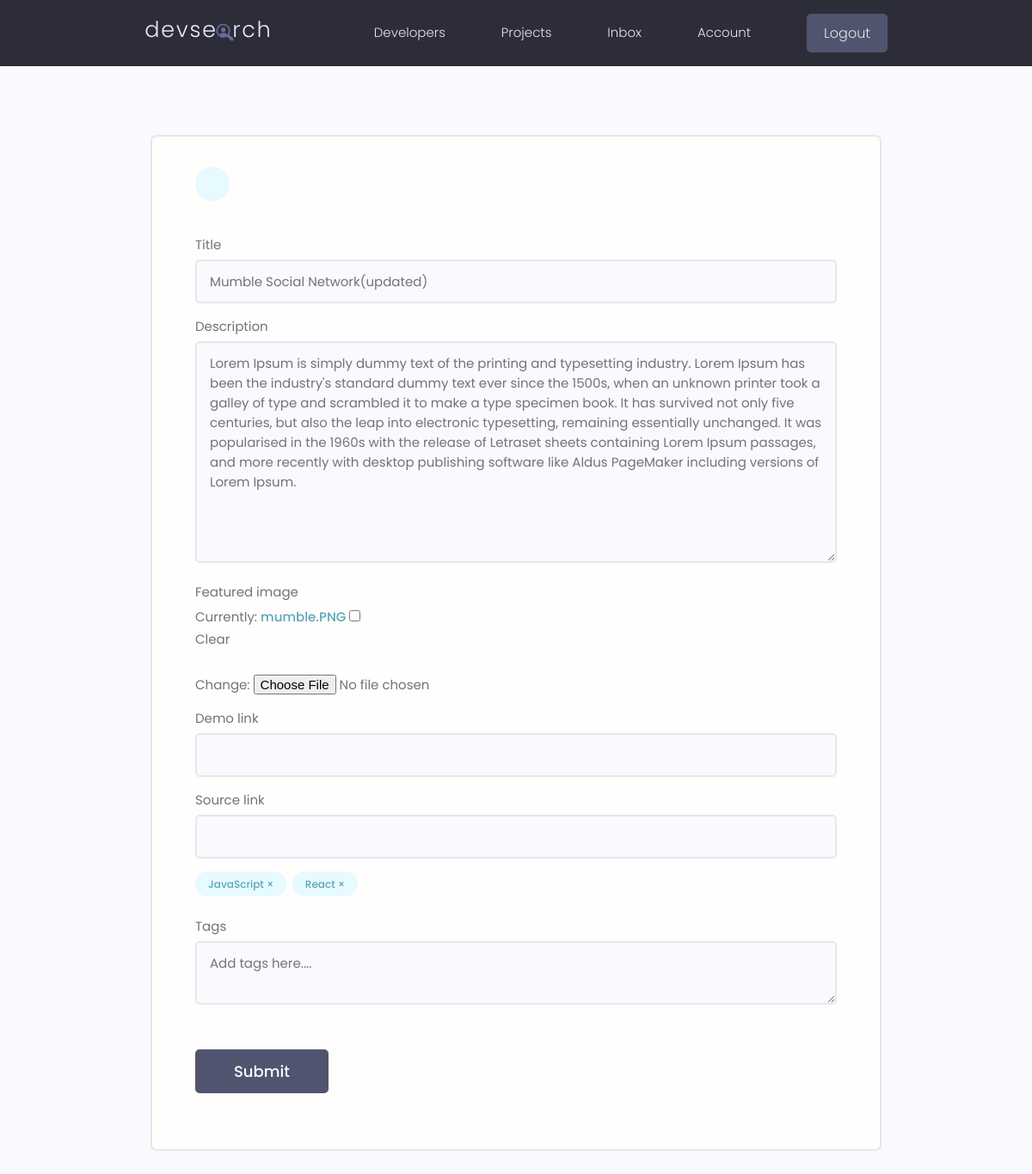
Page /update-project/7c17d297-cb13-4e3e-9240-6260929888cd/ (signed in) on the earlier database version.
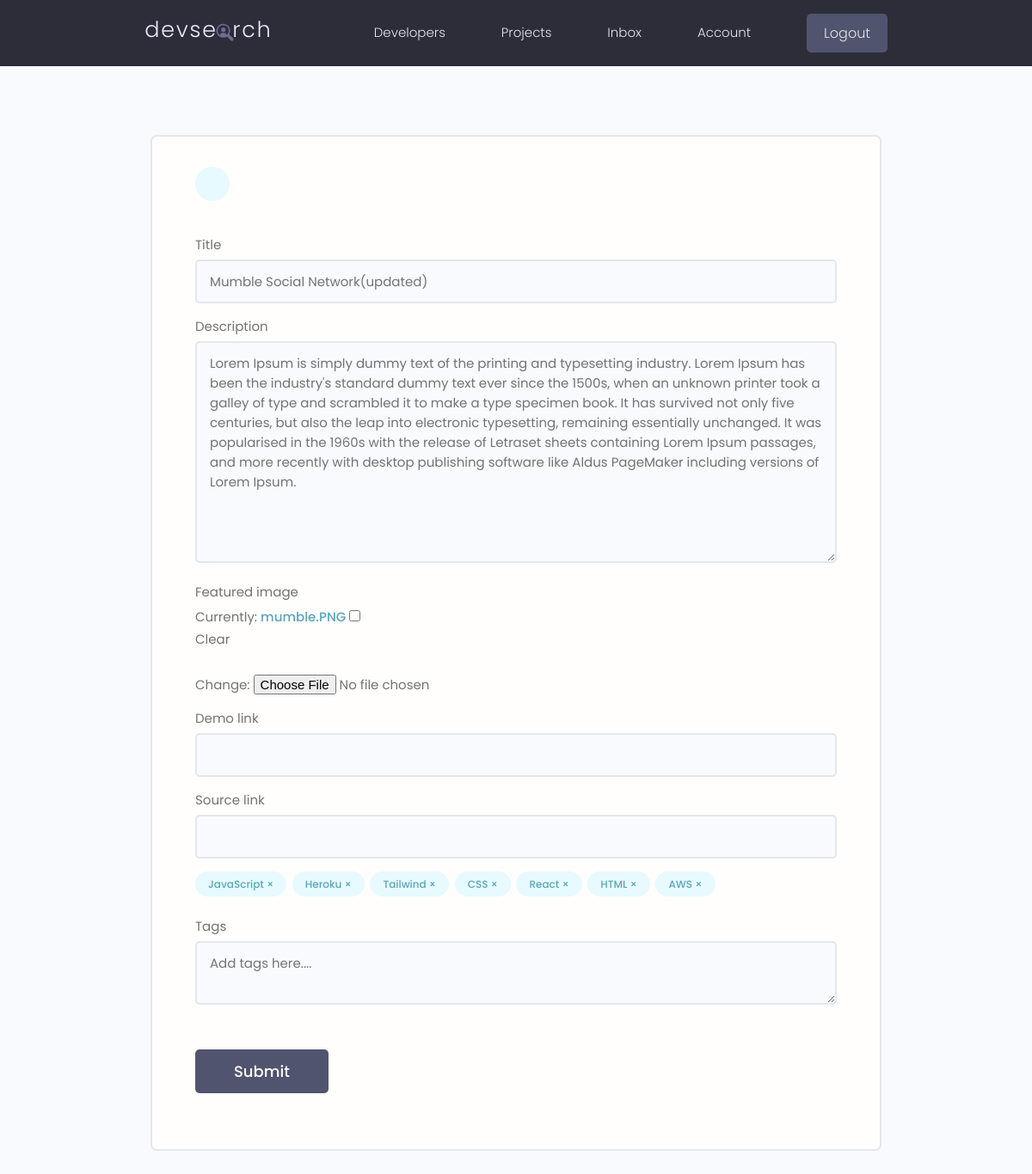
Same page on the later database version.
### projects/models.py (models this page shows, shortened)
class Project(models.Model) :
    owner=models.ForeignKey(Profile, null=True,blank=True, on_delete=models.CASCADE)
    title= models.CharField(max_length=200)
    description=models.TextField(null=True, blank=True)
    featured_image=models.ImageField(null=True, blank=True,default="default.jpg")
    demo_link = models.CharField(max_length=2000, null=True,blank=True)
    source_link = models.CharField(max_length=2000,null=True,blank=True)
    tags=models.ManyToManyField('Tag', blank=True)
    vote_total=models.IntegerField(default=0,null=True,blank=True)
    vote_ratio=models.IntegerField(default=0,null=True,blank=True)
    created=models.DateTimeField(auto_now_add=True)
    id=models.UUIDField(default=uuid.uuid4,unique=True, primary_key=True,editable=False)
    class Meta :
        ordering = ['-vote_ratio','-vote_total','title'] # will give oldest first

class Tag(models.Model) :
    name=models.CharField(max_length=300)
    created=models.DateTimeField(auto_now_add=True)
    id=models.UUIDField(default=uuid.uuid4,unique=True, primary_key=True,editable=False)

### projects/views.py (the view, shortened to what this page needs)
# urls.py: path('update-project/<str:pk>/',views.updateProject,name="update-project"),
@login_required(login_url="login")
def updateProject(request,pk) :
    profile=request.user.profile
    project=profile.project_set.get(id=pk)
    form = ProjectForm(instance=project)
    context={'form':form,'project' : project}
    return render(request,"projects/project_form.html",context)

### projects/forms.py
class ProjectForm(ModelForm) :
    class Meta:
        model=Project
        fields=['title','description','featured_image','demo_link','source_link']
    def __init__(self, *args, **kwargs) :
        super(ProjectForm, self).__init__(*args, **kwargs)
        for name,field in self.fields.items():
            field.widget.attrs.update({'class':'input'})

### projects/templates/projects/project_form.html (shortened to what this page needs)
{% extends  'main.html' %}
{% load static %}
{% block content %}
<main class="formPage my-xl">
    <div class="content-box">
        <div class="formWrapper">
            <a class="backButton" href="{% url 'account' %}"></a>
            <br>
            <form class="form" method="POST" enctype="multipart/form-data">
                {% for field in form %}
                <div class="form__field">
                    <label for="formInput#text">{{field.label}}</label>
                   {{field}}
                </div>
                {% endfor %}
                <div class="form__field">
                    {% for tag in project.tags.all %}
                            <div class="project-tag tag tag--pill tag--main" data-tag="{{tag.id}}" data-project="{{project.id}}">{{tag.name}} &#215;</div>
                    {% endfor %}
                </div>
                <div class="form__field">
                    <label for="formInput#text">Tags</label>
                    <textarea class="input" name="newtags" placeholder="Add tags here...."></textarea>
                </div>
                <input class="btn btn--sub btn--lg  my-md" type="submit" value="Submit" />
            </form>
        </div>
    </div>
</main>
{% endblock %}

Differences in the rows shown:
added Tag: name "Heroku"
added Tag: name "Tailwind"
added Tag: name "CSS"
added Tag: name "HTML"
added Tag: name "AWS"
